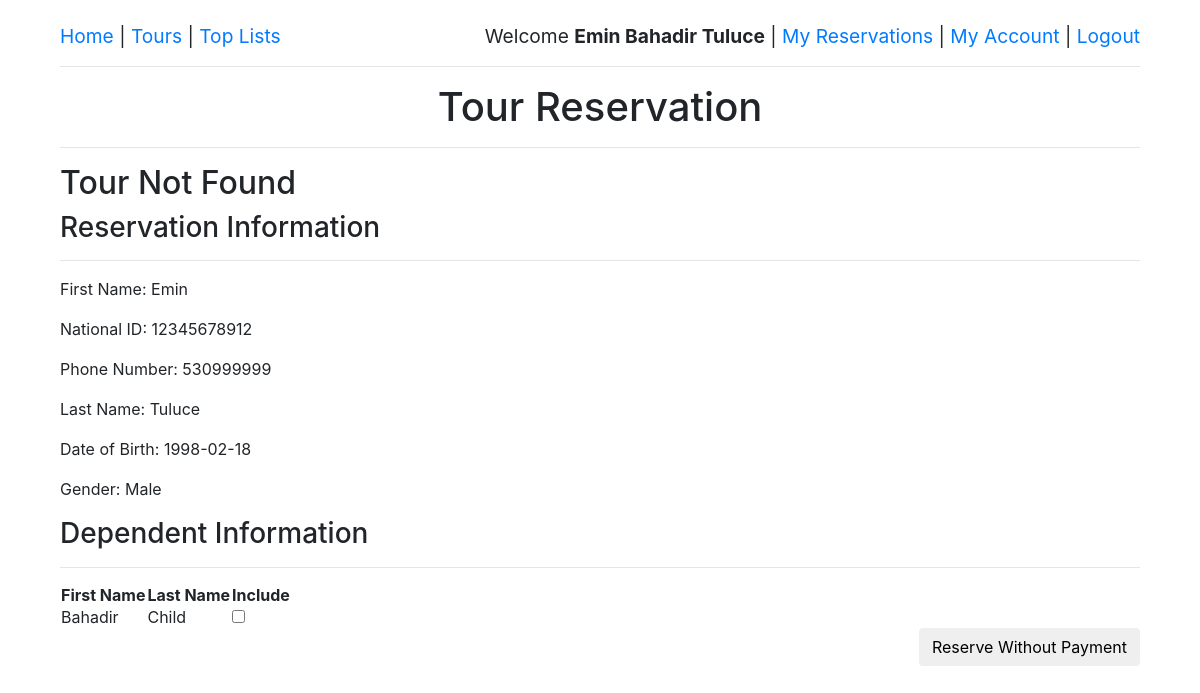
/website/reserve_tour.php (signed in), run on the app's committed database.
### tables this page shows
CREATE TABLE Account (
    ID INTEGER PRIMARY KEY AUTO_INCREMENT,
    username VARCHAR(50) NOT NULL,
    email VARCHAR(50)  NOT NULL,
    passwd VARCHAR(50) NOT NULL,
    first_name VARCHAR(50),
    middle_name VARCHAR(50),
    last_name VARCHAR(50)
);

CREATE TABLE CustomerAccount (
    ID INTEGER PRIMARY KEY AUTO_INCREMENT,
    national_ID VARCHAR(15),
    nationality INTEGER,
    gender VARCHAR(6),
    date_of_birth DATE,
    booking_points INTEGER DEFAULT 0,
    FOREIGN KEY (ID) REFERENCES Account(ID),
    FOREIGN KEY (nationality) REFERENCES Country(ID)
);

CREATE TABLE CustomerTelephones (
    customer_ID INTEGER,
    telephone_no NUMERIC(15, 0),
    PRIMARY KEY (customer_ID , telephone_no),
    FOREIGN KEY  (customer_ID) REFERENCES CustomerAccount(ID)
);

CREATE TABLE Dependent (
    national_ID INTEGER PRIMARY KEY,
    customer_ID INTEGER,
    gender VARCHAR(6) NOT NULL,
    date_of_birth DATE NOT NULL,
    first_name VARCHAR(50),
    middle_name VARCHAR(50),
    last_name VARCHAR(50),
    FOREIGN KEY (customer_ID) REFERENCES CustomerAccount(ID)
);

### website/util/session.php (called while the page is built, shortened)
<?php
   if(isset($_SESSION['session_username'])
      && isset($_SESSION['session_fullname'])
      && isset($_SESSION['session_is_staff'])
      && isset($_SESSION['session_id'])) {
      $logged_in = true;
      $current_fullname = $_SESSION['session_fullname'];
      $current_is_staff = $_SESSION['session_is_staff'];
      $current_id = $_SESSION['session_id'];
   }
?>

### website/reserve_tour.php (the view, shortened to what this page needs)
<?php
    include('util/session.php');
    include('util/visuals.php');
    $profile_settings_data_query = "select * from Account A, CustomerAccount C, Country CR, CustomerTelephones T where A.ID = C.ID and C.nationality = CR.ID and C.ID = T.customer_ID and A.username = '" . $_SESSION['session_username'] . "';";
    $profile_result = mysqli_query($db, $profile_settings_data_query);
    $profile_data = $profile_result->fetch_assoc();
    $profile_found = false;
    if($profile_result->num_rows != 0) {
        $profile_found = true;
        $first_name = $profile_data['first_name'];
        $national_id = $profile_data['national_ID'];
        $phone = $profile_data['telephone_no'];
        $last_name = $profile_data['last_name'];
        $dob = $profile_data['date_of_birth'];
        $gender = $profile_data['gender'];
    }
?>
<html>
<head>
    <link rel="stylesheet" href="style/style.css"/>
    <link rel="stylesheet" href="lib/bootstrap.min.css"/>
</head>
<body class="content">
    <?php
        if ($logged_in) {
            echo get_header($current_fullname, $current_is_staff);
        } else {
            header("location: login.php");
        }
        $tour_found = false;
    ?>
    <h1> Tour Reservation </h1>
    <hr>
    <div>
    <?php
        if(!$tour_found) {
            echo "<h2> Tour Not Found </h2>";
        }
    ?>
    </div>
    <h3> Reservation Information </h3>
    <hr>
    <div class = "reservation-info">
        <div class = "reservation-info-left">
            <?php
                if($profile_found) {
                    echo "<p>First Name: $first_name</p>";
                    echo "<p>National ID: $national_id</p>";
                    echo "<p>Phone Number: $phone</p>";
                }
                else {
                    echo "<p>Profile Data Not Available.</p>";
                }
            ?>
        </div>
        <div class = "reservation-info-left">
            <?php
                if($profile_found) {
                    echo "<p>Last Name: $last_name</p>";
                    echo "<p>Date of Birth: $dob</p>";
                    echo "<p>Gender: $gender</p>";
                }
            ?>
        </div>
    </div>
    <h3> Dependent Information </h3>
    <hr>
    <?php
            $get_dependent_query = "SELECT first_name, middle_name, last_name, national_ID FROM Dependent
            WHERE Dependent.customer_ID = $current_id;";
            $get_dependent_result = mysqli_query($db, $get_dependent_query);
            if($get_dependent_result->num_rows == 0) {
                echo "<p>This customer does not have any dependents yet.</p>";
            }
            else {
                echo "<form name='done-reservation' action='done_reservation.php?id=$tour_id' method='post' >";
                echo "<table>
                <tr>
                    <th> First Name </th>
                    <th> Last Name </th>
                    <th> Include </th>
                </tr>";
                while($row = $get_dependent_result->fetch_assoc()) {
                    $temp_check = "<input type='checkbox' name='checkbox[]' value=' " . $row['national_ID'] . "' /> ";
                    echo "<tr>";
                    echo "<td>" . $row['first_name'] . "</td>";
                    echo "<td>" . $row['last_name'] . "</td>";
                    echo "<td>" . $temp_check . "</td>";
                    echo "</tr>";
                }
                echo "</table>";
                echo "<input class='submit-button btn' type='submit' name='reserve-submit' value='Reserve Without Payment'/>";
                echo "</form>";
            }
        ?>
</body>
</html>

### website/style/style.css (style rules this page uses)
h1 { text-align: center; }
.content { margin-left: 5%; margin-right: 5%; }
.submit-button { float: right; }

### data on the page
account: first_name "Emin", customeraccount.national_ID "12345678912", customertelephones.telephone_no "530999999", last_name "Tuluce", customeraccount.date_of_birth "1998-02-18", customeraccount.gender "Male"
dependent: first_name "Bahadir", last_name "Child"

### other printed values
$username "Emin Bahadir Tuluce"
